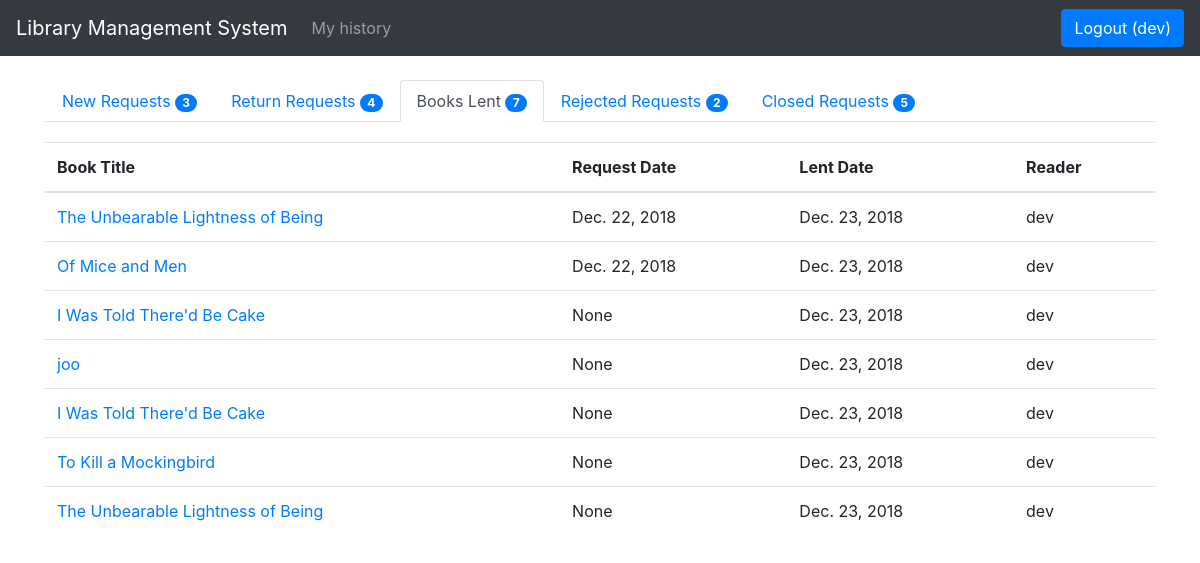
Before: /library/books/manage_requests_lent (signed in) with the older database file.
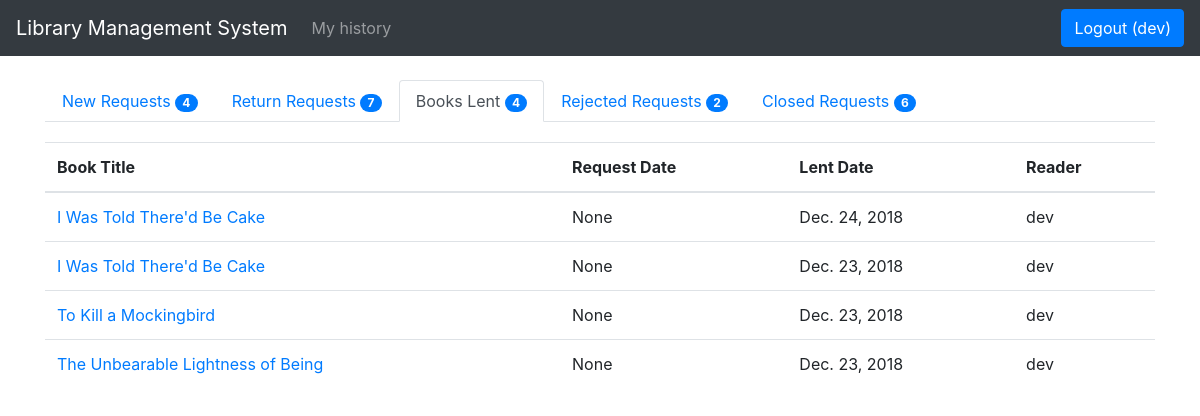
After: the same page with the newer database file.
### library/models.py (models this page shows, shortened)
class BookLendDetail(models.Model):
    book_status = (('p', 'pending'), ('l', 'lent'), ('r', 'returned'), ('c', 'closed'), ('n', 'rejected'))
    book = models.ForeignKey(Book, on_delete=models.SET_NULL, null=True)
    reader = models.ForeignKey(User, on_delete=models.SET_NULL, null=True, blank=True)
    request_date = models.DateField(null=True, blank=True)
    lent_date = models.DateField(null=True, blank=True)
    return_date = models.DateField(null=True, blank=True)
    close_date = models.DateField(null=True, blank=True)
    charge = models.IntegerField()
    status = models.CharField(max_length=1, choices = book_status, blank = True, default = 'p')

class Book(models.Model):
    numeric = RegexValidator(r'^[0-9]*$', 'Only  numeric characters are allowed.')
    book_status = (('a', 'available'), ('l', 'lent'))
    title = models.CharField(max_length=250)
    isbn = models.CharField('ISBN', max_length=13, help_text='13 Character ISBN number', validators=[numeric])
    description = models.TextField(max_length=500)
    price = models.IntegerField()
    total_quantity = models.IntegerField()
    quantity = models.IntegerField(default=1)
    status = models.CharField(max_length=1, choices = book_status, blank = True, default = 'a')
    author = models.ManyToManyField(Author)
    category = models.ManyToManyField(Category)
    def get_absolute_url(self):
        return reverse('book_detail', args=[str(self.id)])
    def display_category(self):
        return ', '.join(category.name for category in self.category.all()[:3])
    display_category.short_description = "Category"
    def display_author(self):
        return ', '.join(author.firstname for author in self.author.all()[:3])
    display_author.short_description = "Author"

### library/views.py (the view)
# urls.py: path('books/manage_requests_lent', views.manage_requests_lent, name='manage_requests_lent'),
@login_required
def manage_requests_lent(request):
    lent_request_data = BookLendDetail.objects.filter(status = 'l').order_by("-lent_date")
    context = manage_requests_count()
    paginator = Paginator(lent_request_data, 10)
    page = request.GET.get('page')
    try:
        lent_request_data = paginator.page(page)
    except PageNotAnInteger:
        lent_request_data = paginator.page(1)
    except EmptyPage:
        lent_request_data = paginator.page(paginator.num_pages)
    return render(request, 'manage_requests_lent.html', {'lent_request' : lent_request_data, 'context': context})

### library/views.py (called while the page is built)
def manage_requests_count():
    p = BookLendDetail.objects.filter(status = 'p').order_by("-request_date")
    r = BookLendDetail.objects.filter(status = 'r').order_by("-return_date")
    l = BookLendDetail.objects.filter(status = 'l').order_by("-lent_date")
    c = BookLendDetail.objects.filter(status = 'c').order_by("-close_date")
    n = BookLendDetail.objects.filter(status = 'n').order_by("-close_date")
    context = {
        'p' : p.count,
        'r' : r.count,
        'l' : l.count,
        'c' : c.count,
        'n' : n.count
    }
    return context

### library/templates/manage_requests_lent.html (shortened to what this page needs)
{% extends "base.html" %} {% block content %}
<ul class="nav nav-tabs">
  <li class="nav-item">
    <a class="nav-link" href="{% url 'manage_requests' %}">New Requests <span id="lcount" class="badge badge-primary badge-pill">{{ context.p  }}</span></a>
  </li>
  <li class="nav-item">
    <a class="nav-link" href="{% url 'manage_requests_return' %}">Return Requests <span id="rcount" class="badge badge-primary badge-pill">{{ context.r }}</span></a>
  </li>
  <li class="nav-item">
    <a class="nav-link active" href="{% url 'manage_requests_lent' %}">Books Lent <span id="" class="badge badge-primary badge-pill">{{ context.l }}</span></a>
  </li>
  <li class="nav-item">
    <a class="nav-link" href="{% url 'manage_requests_rejected' %}">Rejected Requests <span id="" class="badge badge-primary badge-pill">{{ context.n }}</span></a>
  </li>
  <li class="nav-item">
      <a class="nav-link" href="{% url 'manage_requests_close' %}">Closed Requests <span id="" class="badge badge-primary badge-pill">{{ context.c }}</span></a>
  </li>
</ul>
<table class="table req-table">
  <thead>
    {% if context.l > 0 %}
    <tr class="t_body2">
      <th scope="col">Book Title</th>
      <th scope="col">Request Date</th>
      <th scope="col">Lent Date</th>
      <th scope="col">Reader</th>
    </tr>
    {% endif %}
  </thead>
  <tbody class="t_body2">
    {% for req in lent_request %}
    <tr id="{{ req.id }}">
      <td>
        <a href="{{ req.book.get_absolute_url  }}">{{ req.book.title }}</a>
      </td>
      <td>{{ req.request_date }}</td>
      <td>{{ req.lent_date }}</td>
      <td>{{ req.reader.username }}</td>
    </tr>
    {% endfor %}
  </tbody>
</table>
{% endblock %}

Changed rows visible on the page:
no longer on this page (row edited): BookLendDetail: book "The Unbearable Lightness of Being", request_date "Dec. 22, 2018", lent_date "Dec. 23, 2018", reader.username "dev"
no longer on this page (row edited): BookLendDetail: book "Of Mice and Men", request_date "Dec. 22, 2018", lent_date "Dec. 23, 2018", reader.username "dev"
no longer on this page (row edited): BookLendDetail: book "I Was Told There'd Be Cake", request_date "None", lent_date "Dec. 23, 2018", reader.username "dev"
no longer on this page (row edited): BookLendDetail: book "joo", request_date "None", lent_date "Dec. 23, 2018", reader.username "dev"
added BookLendDetail: book "I Was Told There'd Be Cake", request_date "None", lent_date "Dec. 24, 2018", reader.username "dev"
Other visible differences:
{{ context.p }}: "3" → "4"
{{ context.r }}: "4" → "7"
{{ context.l }}: "7" → "4"
{{ context.c }}: "5" → "6"
